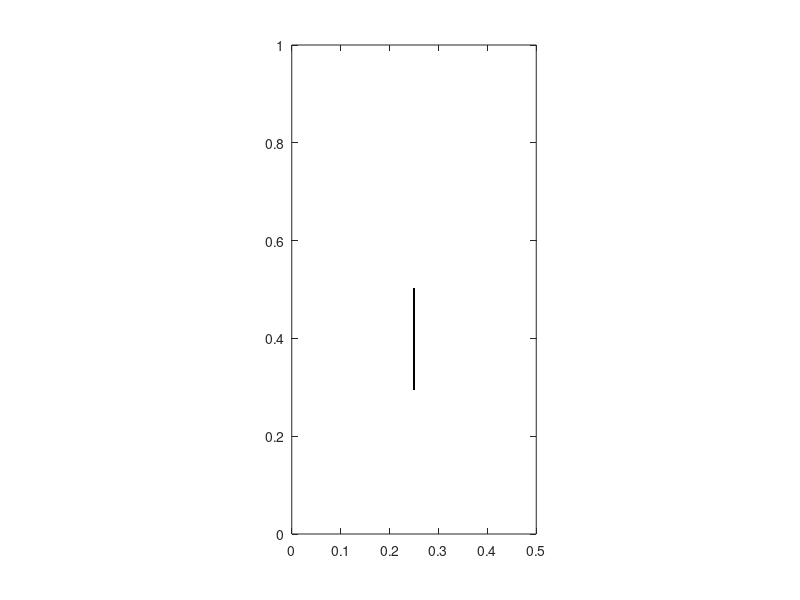

Source code (MATLAB): (Note: this script raises an error after producing the figure.)
%% Immersed Boundary Method, 2D
% Flexible filament; prescribe motion rather than force

%% Initialize Parameter
clear
global Lx Ly Nx Ny Ks Kb Kt rho M mu g dt;
global h ipx ipy imx imy Nb ds kp km;
global a;
movie_or_not = 0; % whether export movie; 1->yes; 0->no.

% Global parameters
Lx = 0.5; % x size
Ly = 1; % y size
Nx = 64; % x mesh size
Ny = Nx/Lx*Ly; % y mesh size
Ks = 1e5; % stretch coefficient
Kb = 1e-2; % bending rigidity
Kt = 1e5; % between massless and massive filament
alpha0 = 0;
rho = 1; % fluid density
% M = 1; % filament density
mu = 1e-2; % fluid viscosity
g = 0; % gravity
tmax = 1; % time range
dt = 1e-6; % discretize time
clockmax = ceil(tmax/dt);

% Mesh
h = Lx/Nx; % grid size
ipx = [(2:Nx),1];
ipy = [(2:Ny),1];
imx = [Nx,(1:(Nx-1))];
imy = [Ny,(1:(Ny-1))];

% parameters specific for this code: filament.
L = 0.2; % length of the filament
Nb = ceil(L/(h/2))+1; 
ds = h/2;
kp = [(2:Nb),1];
km = [Nb,(1:(Nb-1))];
M = ones(Nb,1)/100;
M(1:2) = 1;
% Kb = ones(Nb,1)/100;
% Kb(1:10) = 1;
ZX = Lx/2; % fixed point; first point of the filament
ZY = Ly/2; % Y
alpha = -pi/2; % initial tilted angle; -pi/2 -> vertical down
Af = 0.05;
thetaf = pi/6;
T = 0.05;

% parameters specific for flow field.
u0 = -0.0; % initial uniform flow field velocity
dvorticity = 30; % delta vorticity, used to plot vorticity field
values= [(-100*dvorticity):dvorticity:(-1*dvorticity), ...
    (1*dvorticity):dvorticity:(100*dvorticity)];

if movie_or_not == 1
    video = VideoWriter('magswimmer_Mayt0.mp4','MPEG-4');
    video.FrameRate = 30;
    open(video);
end

%% Initialize Boundary and Flow Field
% generate a filament
X = zeros(Nb,2); % Boundary points
X(:,1) = ZX + ds*(0:(Nb-1))*cos(alpha);
X(:,2) = ZY + ds*(0:(Nb-1))*sin(alpha);
Y = X; % Massive boundary
Z = [ZX ZY]; % Fix the first point;
V = zeros(Nb,2);
% Coordinates, [0 h 2h ... L-h]
% Matrix index, (1 2 ... N)

% velocity of fluid flow
u=zeros(Nx,Ny,2);
[y,x] = meshgrid(0:h:Ly-h,0:h:Lx-h);
% u(:,:,2) = sin(2*pi*x/(Ly));
u(:,:,2) = u0;

% vorticity: v_x - u_y; contour plot vorticity.
vorticity=(u(ipx,:,2)-u(imx,:,2)-u(:,ipy,1)+u(:,imy,1))/(2*h);
% dvorticity=(max(max(vorticity))-min(min(vorticity)))/5;
% values= (-10*dvorticity):dvorticity:(10*dvorticity);
% valminmax=[min(values),max(values)];

figure('Position', [1 1 round(1000*Lx) round(1000*Ly)])
% set(gcf,'double','on');
% contour(x,y,vorticity,values);
contour(x,y,vorticity)
hold on
plot(X(:,1),X(:,2),'k.');
axis([0,Lx,0,Ly]);
% caxis(valminmax);
axis equal
axis manual
drawnow;
if movie_or_not == 1
    writeVideo(video,getframe(gcf));
end
hold off

%% 4D matrix, fluid solver
a = zeros(Nx,Ny,2,2); a(:,:,1,1) = ones(Nx,Ny); a(:,:,2,2) = ones(Nx,Ny);
for m1=0:(Nx-1)
  for m2=0:(Ny-1)
    if~(((m1==0)||(m1==Nx/2))&&((m2==0)||(m2==Ny/2)))
      t=[2*pi/Nx;2*pi/Ny].*[m1;m2];
      s=sin(t);
      ss=(s*s')/(s'*s);
%     a(m1+1,m2+1,:,:)=a(m1+1,m2+1,:,:)-(s*s')/(s'*s);
      a(m1+1,m2+1,1,1)=a(m1+1,m2+1,1,1)-ss(1,1);
      a(m1+1,m2+1,1,2)=a(m1+1,m2+1,1,2)-ss(1,2);
      a(m1+1,m2+1,2,1)=a(m1+1,m2+1,2,1)-ss(2,1);
      a(m1+1,m2+1,2,2)=a(m1+1,m2+1,2,2)-ss(2,2);
    end
  end
end
for m1=0:(Nx-1)
  for m2=0:(Ny-1)
    t=[pi/Nx;pi/Ny].*[m1;m2];
    s=sin(t);
    a(m1+1,m2+1,:,:)=a(m1+1,m2+1,:,:)...
                    /(1+(dt/2)*(mu/rho)*(4/(h*h))*(s'*s));
  end
end

%% Calculation
for clock=1:clockmax
  Z(1) = ZX + Af*sin(2*pi*clock*dt/T);
  THETA = -thetaf*cos(2*pi*clock*dt/T) + alpha;
  XX = X + (dt/2)*interp(u,X);
  YY = Y + (dt/2)*V;
  FF = ForceMagSwimmer(XX,YY,Z,THETA);
  ff = spread_Filament(FF,XX);
%   ff(:,end-1:end,1) = ff(:,end-1:end,1) + alpha0*(-u(:,end-1:end,1));
%   ff(:,end-1:end,2) = ff(:,end-1:end,2) + alpha0*(u0-u(:,end-1:end,2));
  [u,uu] = fluid(u,ff);
  FF = Kt*(YY-XX);
  VV = V + (-FF)*(dt/2)./M;
  X = X + dt*interp(uu,XX);
  Y = Y + dt*VV;
  V = V + (-FF)*dt./M;
  
  % Animation
  if mod(clock,1000)==0
      vorticity=(u(ipx,:,2)-u(imx,:,2)-u(:,ipy,1)+u(:,imy,1))/(2*h);
      disp(max(max(vorticity))-min(min(vorticity)));
      contour(x,y,vorticity,values)
      colormap cool
      hold on
      plot(mod(X(:,1),Lx),mod(X(:,2),Ly),'k.')
      hold on
      plot(ZX, ZY,'ro')
      plot(mod(X(1,1),Lx),mod(X(1,2),Ly),'rx')
      axis([0,Lx,0,Ly])
%       caxis(valminmax)
      axis equal
      axis manual
      title(['time = ',num2str(clock*dt)])
      drawnow
      hold off
      if movie_or_not == 1
        writeVideo(video,getframe(gcf));
      end
      disp(clock*dt);
%       save(['filament/Apr25t7/Apr25t7_',num2str(clock/1000)]);
  end
end
%%
if movie_or_not == 1
    close(video);
end
